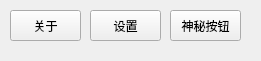
   <widget class="SimpleCardWidget" name="SimpleCardWidget_3">
    <property name="geometry">
     <rect>
      <x>0</x>
      <y>490</y>
      <width>261</width>
      <height>61</height>
     </rect>
    </property>
    <widget class="PushButton" name="pushButton">
     <property name="geometry">
      <rect>
       <x>170</x>
       <y>10</y>
       <width>71</width>
       <height>31</height>
      </rect>
     </property>
     <property name="font">
      <font>
       <family>Microsoft YaHei UI</family>
       <pointsize>9</pointsize>
       <bold>false</bold>
      </font>
     </property>
     <property name="styleSheet">
      <string notr="true">PushButton, ToolButton, ToggleButton, ToggleToolButton {
    color: black;
    background: rgba(255, 255, 255, 0.7);
    border: 1px solid rgba(0, 0, 0, 0.073);
    border-bottom: 1px solid rgba(0, 0, 0, 0.183);
    border-radius: 5px;
    /* font: 14px 'Segoe UI', 'Microsoft YaHei'; */
    padding: 5px 12px 6px 12px;
    outline: none;
}

ToolButton {
    padding: 5px 9px 6px 8px;
}

PushButton[hasIcon=false] {
    padding: 5px 5px 6px 5px;
}

PushButton[hasIcon=true] {
    padding: 5px 12px 6px 36px;
}

DropDownToolButton, PrimaryDropDownToolButton {
    padding: 5px 31px 6px 8px;
}

DropDownPushButton[hasIcon=false],
PrimaryDropDownPushButton[hasIcon=false] {
    padding: 5px 31px 6px 12px;
}

DropDownPushButton[hasIcon=true],
PrimaryDropDownPushButton[hasIcon=true] {
    padding: 5px 31px 6px 36px;
}

PushButton:hover, ToolButton:hover, ToggleButton:hover, ToggleToolButton:hover {
    background: rgba(249, 249, 249, 0.5);
}

PushButton:pressed, ToolButton:pressed, ToggleButton:pressed, ToggleToolButton:pressed {
    color: rgba(0, 0, 0, 0.63);
    background: rgba(249, 249, 249, 0.3);
    border-bottom: 1px solid rgba(0, 0, 0, 0.073);
}

PushButton:disabled, ToolButton:disabled, ToggleButton:disabled, ToggleToolButton:disabled {
    color: rgba(0, 0, 0, 0.36);
    background: rgba(249, 249, 249, 0.3);
    border: 1px solid rgba(0, 0, 0, 0.06);
    border-bottom: 1px solid rgba(0, 0, 0, 0.06);
}


PrimaryPushButton,
PrimaryToolButton,
ToggleButton:checked,
ToggleToolButton:checked {
    color: white;
    background-color: #009faa;
    border: 1px solid #00a7b3;
    border-bottom: 1px solid #007780;
}

PrimaryPushButton:hover,
PrimaryToolButton:hover,
ToggleButton:checked:hover,
ToggleToolButton:checked:hover {
    background-color: #00a7b3;
    border: 1px solid #2daab3;
    border-bottom: 1px solid #007780;
}

PrimaryPushButton:pressed,
PrimaryToolButton:pressed,
ToggleButton:checked:pressed,
ToggleToolButton:checked:pressed {
    color: rgba(255, 255, 255, 0.63);
    background-color: #3eabb3;
    border: 1px solid #3eabb3;
}

PrimaryPushButton:disabled,
PrimaryToolButton:disabled,
ToggleButton:checked:disabled,
ToggleToolButton:checked:disabled {
    color: rgba(255, 255, 255, 0.9);
    background-color: rgb(205, 205, 205);
    border: 1px solid rgb(205, 205, 205);
}

SplitDropButton,
PrimarySplitDropButton {
    border-left: none;
    border-top-left-radius: 0;
    border-bottom-left-radius: 0;
}

#splitPushButton,
#splitToolButton,
#primarySplitPushButton,
#primarySplitToolButton {
    border-top-right-radius: 0;
    border-bottom-right-radius: 0;
}

#splitPushButton:pressed,
#splitToolButton:pressed,
SplitDropButton:pressed {
    border-bottom: 1px solid rgba(0, 0, 0, 0.183);
}

PrimarySplitDropButton:pressed {
    border-bottom: 1px solid #007780;
}

#primarySplitPushButton, #primarySplitToolButton {
    border-right: 1px solid #3eabb3;
}

#primarySplitPushButton:pressed, #primarySplitToolButton:pressed {
    border-bottom: 1px solid #007780;
}

HyperlinkButton {
    /* font: 14px 'Segoe UI', 'Microsoft YaHei'; */
    padding: 6px 12px 6px 12px;
    color: #009faa;
    border: none;
    border-radius: 6px;
    background-color: transparent;
}

HyperlinkButton[hasIcon=false] {
    padding: 6px 12px 6px 12px;
}

HyperlinkButton[hasIcon=true] {
    padding: 6px 12px 6px 36px;
}

HyperlinkButton:hover {
    color: #009faa;
    background-color: rgba(0, 0, 0, 10);
    border: none;
}

HyperlinkButton:pressed {
    color: #009faa;
    background-color: rgba(0, 0, 0, 6);
    border: none;
}

HyperlinkButton:disabled {
    color: rgba(0, 0, 0, 0.43);
    background-color: transparent;
    border: none;
}


RadioButton {
    min-height: 24px;
    max-height: 24px;
    background-color: transparent;
    font: 14px 'Segoe UI', 'Microsoft YaHei', 'PingFang SC';
    color: black;
}

RadioButton::indicator {
    width: 18px;
    height: 18px;
    border-radius: 11px;
    border: 2px solid #999999;
    background-color: rgba(0, 0, 0, 5);
    margin-right: 4px;
}

RadioButton::indicator:hover {
    background-color: rgba(0, 0, 0, 0);
}

RadioButton::indicator:pressed {
    border: 2px solid #bbbbbb;
    background-color: qradialgradient(spread:pad, cx:0.5, cy:0.5, radius:0.5, fx:0.5, fy:0.5,
            stop:0 rgb(255, 255, 255),
            stop:0.5 rgb(255, 255, 255),
            stop:0.6 rgb(225, 224, 223),
            stop:1 rgb(225, 224, 223));
}

RadioButton::indicator:checked {
    height: 22px;
    width: 22px;
    border: none;
    border-radius: 11px;
    background-color: qradialgradient(spread:pad, cx:0.5, cy:0.5, radius:0.5, fx:0.5, fy:0.5,
            stop:0 rgb(255, 255, 255),
            stop:0.5 rgb(255, 255, 255),
            stop:0.6 #009faa,
            stop:1 #009faa);
}

RadioButton::indicator:checked:hover {
    background-color: qradialgradient(spread:pad, cx:0.5, cy:0.5, radius:0.5, fx:0.5, fy:0.5,
            stop:0 rgb(255, 255, 255),
            stop:0.6 rgb(255, 255, 255),
            stop:0.7 #009faa,
            stop:1 #009faa);
}

RadioButton::indicator:checked:pressed {
    background-color: qradialgradient(spread:pad, cx:0.5, cy:0.5, radius:0.5, fx:0.5, fy:0.5,
            stop:0 rgb(255, 255, 255),
            stop:0.5 rgb(255, 255, 255),
            stop:0.6 #009faa,
            stop:1 #009faa);
}

RadioButton:disabled {
    color: rgba(0, 0, 0, 110);
}

RadioButton::indicator:disabled {
    border: 2px solid #bbbbbb;
    background-color: transparent;
}

RadioButton::indicator:disabled:checked {
    border: none;
    background-color: qradialgradient(spread:pad, cx:0.5, cy:0.5, radius:0.5, fx:0.5, fy:0.5,
            stop:0 rgb(255, 255, 255),
            stop:0.5 rgb(255, 255, 255),
            stop:0.6 rgba(0, 0, 0, 0.2169),
            stop:1 rgba(0, 0, 0, 0.2169));
}

TransparentToolButton,
TransparentToggleToolButton,
TransparentDropDownToolButton,
TransparentPushButton,
TransparentDropDownPushButton,
TransparentTogglePushButton {
    background-color: transparent;
    border: none;
    border-radius: 5px;
    margin: 0;
}

TransparentToolButton:hover,
TransparentToggleToolButton:hover,
TransparentDropDownToolButton:hover,
TransparentPushButton:hover,
TransparentDropDownPushButton:hover,
TransparentTogglePushButton:hover {
    background-color: rgba(0, 0, 0, 9);
    border: none;
}

TransparentToolButton:pressed,
TransparentToggleToolButton:pressed,
TransparentDropDownToolButton:pressed,
TransparentPushButton:pressed,
TransparentDropDownPushButton:pressed,
TransparentTogglePushButton:pressed {
    background-color: rgba(0, 0, 0, 6);
    border: none;
}

TransparentToolButton:disabled,
TransparentToggleToolButton:disabled,
TransparentDropDownToolButton:disabled,
TransprentPushButton:disabled,
TransparentDropDownPushButton:disabled,
TransprentTogglePushButton:disabled {
    background-color: transparent;
    border: none;
}


PillPushButton,
PillPushButton:hover,
PillPushButton:pressed,
PillPushButton:disabled,
PillPushButton:checked,
PillPushButton:checked:hover,
PillPushButton:checked:pressed,
PillPushButton:disabled:checked,
PillToolButton,
PillToolButton:hover,
PillToolButton:pressed,
PillToolButton:disabled,
PillToolButton:checked,
PillToolButton:checked:hover,
PillToolButton:checked:pressed,
PillToolButton:disabled:checked {
    background-color: transparent;
    border: none;
}
</string>
     </property>
     <property name="text">
      <string>神秘按钮</string>
     </property>
    </widget>
    <widget class="PushButton" name="pushButton_3">
     <property name="geometry">
      <rect>
       <x>10</x>
       <y>10</y>
       <width>71</width>
       <height>31</height>
      </rect>
     </property>
     <property name="font">
      <font>
       <family>Microsoft YaHei UI</family>
       <pointsize>9</pointsize>
       <bold>false</bold>
      </font>
     </property>
     <property name="styleSheet">
      <string notr="true">PushButton, ToolButton, ToggleButton, ToggleToolButton {
    color: black;
    background: rgba(255, 255, 255, 0.7);
    border: 1px solid rgba(0, 0, 0, 0.073);
    border-bottom: 1px solid rgba(0, 0, 0, 0.183);
    border-radius: 5px;
    /* font: 14px 'Segoe UI', 'Microsoft YaHei'; */
    padding: 5px 12px 6px 12px;
    outline: none;
}

ToolButton {
    padding: 5px 9px 6px 8px;
}

PushButton[hasIcon=false] {
    padding: 5px 5px 6px 5px;
}

PushButton[hasIcon=true] {
    padding: 5px 12px 6px 36px;
}

DropDownToolButton, PrimaryDropDownToolButton {
    padding: 5px 31px 6px 8px;
}

DropDownPushButton[hasIcon=false],
PrimaryDropDownPushButton[hasIcon=false] {
    padding: 5px 31px 6px 12px;
}

DropDownPushButton[hasIcon=true],
PrimaryDropDownPushButton[hasIcon=true] {
    padding: 5px 31px 6px 36px;
}

PushButton:hover, ToolButton:hover, ToggleButton:hover, ToggleToolButton:hover {
    background: rgba(249, 249, 249, 0.5);
}

PushButton:pressed, ToolButton:pressed, ToggleButton:pressed, ToggleToolButton:pressed {
    color: rgba(0, 0, 0, 0.63);
    background: rgba(249, 249, 249, 0.3);
    border-bottom: 1px solid rgba(0, 0, 0, 0.073);
}

PushButton:disabled, ToolButton:disabled, ToggleButton:disabled, ToggleToolButton:disabled {
    color: rgba(0, 0, 0, 0.36);
    background: rgba(249, 249, 249, 0.3);
    border: 1px solid rgba(0, 0, 0, 0.06);
    border-bottom: 1px solid rgba(0, 0, 0, 0.06);
}


PrimaryPushButton,
PrimaryToolButton,
ToggleButton:checked,
ToggleToolButton:checked {
    color: white;
    background-color: #009faa;
    border: 1px solid #00a7b3;
    border-bottom: 1px solid #007780;
}

PrimaryPushButton:hover,
PrimaryToolButton:hover,
ToggleButton:checked:hover,
ToggleToolButton:checked:hover {
    background-color: #00a7b3;
    border: 1px solid #2daab3;
    border-bottom: 1px solid #007780;
}

PrimaryPushButton:pressed,
PrimaryToolButton:pressed,
ToggleButton:checked:pressed,
ToggleToolButton:checked:pressed {
    color: rgba(255, 255, 255, 0.63);
    background-color: #3eabb3;
    border: 1px solid #3eabb3;
}

PrimaryPushButton:disabled,
PrimaryToolButton:disabled,
ToggleButton:checked:disabled,
ToggleToolButton:checked:disabled {
    color: rgba(255, 255, 255, 0.9);
    background-color: rgb(205, 205, 205);
    border: 1px solid rgb(205, 205, 205);
}

SplitDropButton,
PrimarySplitDropButton {
    border-left: none;
    border-top-left-radius: 0;
    border-bottom-left-radius: 0;
}

#splitPushButton,
#splitToolButton,
#primarySplitPushButton,
#primarySplitToolButton {
    border-top-right-radius: 0;
    border-bottom-right-radius: 0;
}

#splitPushButton:pressed,
#splitToolButton:pressed,
SplitDropButton:pressed {
    border-bottom: 1px solid rgba(0, 0, 0, 0.183);
}

PrimarySplitDropButton:pressed {
    border-bottom: 1px solid #007780;
}

#primarySplitPushButton, #primarySplitToolButton {
    border-right: 1px solid #3eabb3;
}

#primarySplitPushButton:pressed, #primarySplitToolButton:pressed {
    border-bottom: 1px solid #007780;
}

HyperlinkButton {
    /* font: 14px 'Segoe UI', 'Microsoft YaHei'; */
    padding: 6px 12px 6px 12px;
    color: #009faa;
    border: none;
    border-radius: 6px;
    background-color: transparent;
}

HyperlinkButton[hasIcon=false] {
    padding: 6px 12px 6px 12px;
}

HyperlinkButton[hasIcon=true] {
    padding: 6px 12px 6px 36px;
}

HyperlinkButton:hover {
    color: #009faa;
    background-color: rgba(0, 0, 0, 10);
    border: none;
}

HyperlinkButton:pressed {
    color: #009faa;
    background-color: rgba(0, 0, 0, 6);
    border: none;
}

HyperlinkButton:disabled {
    color: rgba(0, 0, 0, 0.43);
    background-color: transparent;
    border: none;
}


RadioButton {
    min-height: 24px;
    max-height: 24px;
    background-color: transparent;
    font: 14px 'Segoe UI', 'Microsoft YaHei', 'PingFang SC';
    color: black;
}

RadioButton::indicator {
    width: 18px;
    height: 18px;
    border-radius: 11px;
    border: 2px solid #999999;
    background-color: rgba(0, 0, 0, 5);
    margin-right: 4px;
}

RadioButton::indicator:hover {
    background-color: rgba(0, 0, 0, 0);
}

RadioButton::indicator:pressed {
    border: 2px solid #bbbbbb;
    background-color: qradialgradient(spread:pad, cx:0.5, cy:0.5, radius:0.5, fx:0.5, fy:0.5,
            stop:0 rgb(255, 255, 255),
            stop:0.5 rgb(255, 255, 255),
            stop:0.6 rgb(225, 224, 223),
            stop:1 rgb(225, 224, 223));
}

RadioButton::indicator:checked {
    height: 22px;
    width: 22px;
    border: none;
    border-radius: 11px;
    background-color: qradialgradient(spread:pad, cx:0.5, cy:0.5, radius:0.5, fx:0.5, fy:0.5,
            stop:0 rgb(255, 255, 255),
            stop:0.5 rgb(255, 255, 255),
            stop:0.6 #009faa,
            stop:1 #009faa);
}

RadioButton::indicator:checked:hover {
    background-color: qradialgradient(spread:pad, cx:0.5, cy:0.5, radius:0.5, fx:0.5, fy:0.5,
            stop:0 rgb(255, 255, 255),
            stop:0.6 rgb(255, 255, 255),
            stop:0.7 #009faa,
            stop:1 #009faa);
}

RadioButton::indicator:checked:pressed {
    background-color: qradialgradient(spread:pad, cx:0.5, cy:0.5, radius:0.5, fx:0.5, fy:0.5,
            stop:0 rgb(255, 255, 255),
            stop:0.5 rgb(255, 255, 255),
            stop:0.6 #009faa,
            stop:1 #009faa);
}

RadioButton:disabled {
    color: rgba(0, 0, 0, 110);
}

RadioButton::indicator:disabled {
    border: 2px solid #bbbbbb;
    background-color: transparent;
}

RadioButton::indicator:disabled:checked {
    border: none;
    background-color: qradialgradient(spread:pad, cx:0.5, cy:0.5, radius:0.5, fx:0.5, fy:0.5,
            stop:0 rgb(255, 255, 255),
            stop:0.5 rgb(255, 255, 255),
            stop:0.6 rgba(0, 0, 0, 0.2169),
            stop:1 rgba(0, 0, 0, 0.2169));
}

TransparentToolButton,
TransparentToggleToolButton,
TransparentDropDownToolButton,
TransparentPushButton,
TransparentDropDownPushButton,
TransparentTogglePushButton {
    background-color: transparent;
    border: none;
    border-radius: 5px;
    margin: 0;
}

TransparentToolButton:hover,
TransparentToggleToolButton:hover,
TransparentDropDownToolButton:hover,
TransparentPushButton:hover,
TransparentDropDownPushButton:hover,
TransparentTogglePushButton:hover {
    background-color: rgba(0, 0, 0, 9);
    border: none;
}

TransparentToolButton:pressed,
TransparentToggleToolButton:pressed,
TransparentDropDownToolButton:pressed,
TransparentPushButton:pressed,
TransparentDropDownPushButton:pressed,
TransparentTogglePushButton:pressed {
    background-color: rgba(0, 0, 0, 6);
    border: none;
}

TransparentToolButton:disabled,
TransparentToggleToolButton:disabled,
TransparentDropDownToolButton:disabled,
TransprentPushButton:disabled,
TransparentDropDownPushButton:disabled,
TransprentTogglePushButton:disabled {
    background-color: transparent;
    border: none;
}


PillPushButton,
PillPushButton:hover,
PillPushButton:pressed,
PillPushButton:disabled,
PillPushButton:checked,
PillPushButton:checked:hover,
PillPushButton:checked:pressed,
PillPushButton:disabled:checked,
PillToolButton,
PillToolButton:hover,
PillToolButton:pressed,
PillToolButton:disabled,
PillToolButton:checked,
PillToolButton:checked:hover,
PillToolButton:checked:pressed,
PillToolButton:disabled:checked {
    background-color: transparent;
    border: none;
}
</string>
     </property>
     <property name="text">
      <string>关于</string>
     </property>
    </widget>
    <widget class="PushButton" name="pushButton_4">
     <property name="geometry">
      <rect>
       <x>90</x>
       <y>10</y>
       <width>71</width>
       <height>31</height>
      </rect>
     </property>
     <property name="font">
      <font>
       <family>Microsoft YaHei UI</family>
       <pointsize>9</pointsize>
       <bold>false</bold>
      </font>
     </property>
     <property name="styleSheet">
      <string notr="true">PushButton, ToolButton, ToggleButton, ToggleToolButton {
    color: black;
    background: rgba(255, 255, 255, 0.7);
    border: 1px solid rgba(0, 0, 0, 0.073);
    border-bottom: 1px solid rgba(0, 0, 0, 0.183);
    border-radius: 5px;
    /* font: 14px 'Segoe UI', 'Microsoft YaHei'; */
    padding: 5px 12px 6px 12px;
    outline: none;
}

ToolButton {
    padding: 5px 9px 6px 8px;
}

PushButton[hasIcon=false] {
    padding: 5px 5px 6px 5px;
}

PushButton[hasIcon=true] {
    padding: 5px 12px 6px 36px;
}

DropDownToolButton, PrimaryDropDownToolButton {
    padding: 5px 31px 6px 8px;
}

DropDownPushButton[hasIcon=false],
PrimaryDropDownPushButton[hasIcon=false] {
    padding: 5px 31px 6px 12px;
}

DropDownPushButton[hasIcon=true],
PrimaryDropDownPushButton[hasIcon=true] {
    padding: 5px 31px 6px 36px;
}

PushButton:hover, ToolButton:hover, ToggleButton:hover, ToggleToolButton:hover {
    background: rgba(249, 249, 249, 0.5);
}

PushButton:pressed, ToolButton:pressed, ToggleButton:pressed, ToggleToolButton:pressed {
    color: rgba(0, 0, 0, 0.63);
    background: rgba(249, 249, 249, 0.3);
    border-bottom: 1px solid rgba(0, 0, 0, 0.073);
}

PushButton:disabled, ToolButton:disabled, ToggleButton:disabled, ToggleToolButton:disabled {
    color: rgba(0, 0, 0, 0.36);
    background: rgba(249, 249, 249, 0.3);
    border: 1px solid rgba(0, 0, 0, 0.06);
    border-bottom: 1px solid rgba(0, 0, 0, 0.06);
}


PrimaryPushButton,
PrimaryToolButton,
ToggleButton:checked,
ToggleToolButton:checked {
    color: white;
    background-color: #009faa;
    border: 1px solid #00a7b3;
    border-bottom: 1px solid #007780;
}

PrimaryPushButton:hover,
PrimaryToolButton:hover,
ToggleButton:checked:hover,
ToggleToolButton:checked:hover {
    background-color: #00a7b3;
    border: 1px solid #2daab3;
    border-bottom: 1px solid #007780;
}

PrimaryPushButton:pressed,
PrimaryToolButton:pressed,
ToggleButton:checked:pressed,
ToggleToolButton:checked:pressed {
    color: rgba(255, 255, 255, 0.63);
    background-color: #3eabb3;
    border: 1px solid #3eabb3;
}

PrimaryPushButton:disabled,
PrimaryToolButton:disabled,
ToggleButton:checked:disabled,
ToggleToolButton:checked:disabled {
    color: rgba(255, 255, 255, 0.9);
    background-color: rgb(205, 205, 205);
    border: 1px solid rgb(205, 205, 205);
}

SplitDropButton,
PrimarySplitDropButton {
    border-left: none;
    border-top-left-radius: 0;
    border-bottom-left-radius: 0;
}

#splitPushButton,
#splitToolButton,
#primarySplitPushButton,
#primarySplitToolButton {
    border-top-right-radius: 0;
    border-bottom-right-radius: 0;
}

#splitPushButton:pressed,
#splitToolButton:pressed,
SplitDropButton:pressed {
    border-bottom: 1px solid rgba(0, 0, 0, 0.183);
}

PrimarySplitDropButton:pressed {
    border-bottom: 1px solid #007780;
}

#primarySplitPushButton, #primarySplitToolButton {
    border-right: 1px solid #3eabb3;
}

#primarySplitPushButton:pressed, #primarySplitToolButton:pressed {
    border-bottom: 1px solid #007780;
}

HyperlinkButton {
    /* font: 14px 'Segoe UI', 'Microsoft YaHei'; */
    padding: 6px 12px 6px 12px;
    color: #009faa;
    border: none;
    border-radius: 6px;
    background-color: transparent;
}

HyperlinkButton[hasIcon=false] {
    padding: 6px 12px 6px 12px;
}

HyperlinkButton[hasIcon=true] {
    padding: 6px 12px 6px 36px;
}

HyperlinkButton:hover {
    color: #009faa;
    background-color: rgba(0, 0, 0, 10);
    border: none;
}

HyperlinkButton:pressed {
    color: #009faa;
    background-color: rgba(0, 0, 0, 6);
    border: none;
}

HyperlinkButton:disabled {
    color: rgba(0, 0, 0, 0.43);
    background-color: transparent;
    border: none;
}


RadioButton {
    min-height: 24px;
    max-height: 24px;
    background-color: transparent;
    font: 14px 'Segoe UI', 'Microsoft YaHei', 'PingFang SC';
    color: black;
}

RadioButton::indicator {
    width: 18px;
    height: 18px;
    border-radius: 11px;
    border: 2px solid #999999;
    background-color: rgba(0, 0, 0, 5);
    margin-right: 4px;
}

RadioButton::indicator:hover {
    background-color: rgba(0, 0, 0, 0);
}

RadioButton::indicator:pressed {
    border: 2px solid #bbbbbb;
    background-color: qradialgradient(spread:pad, cx:0.5, cy:0.5, radius:0.5, fx:0.5, fy:0.5,
            stop:0 rgb(255, 255, 255),
            stop:0.5 rgb(255, 255, 255),
            stop:0.6 rgb(225, 224, 223),
            stop:1 rgb(225, 224, 223));
}

RadioButton::indicator:checked {
    height: 22px;
    width: 22px;
    border: none;
    border-radius: 11px;
    background-color: qradialgradient(spread:pad, cx:0.5, cy:0.5, radius:0.5, fx:0.5, fy:0.5,
            stop:0 rgb(255, 255, 255),
            stop:0.5 rgb(255, 255, 255),
            stop:0.6 #009faa,
            stop:1 #009faa);
}

RadioButton::indicator:checked:hover {
    background-color: qradialgradient(spread:pad, cx:0.5, cy:0.5, radius:0.5, fx:0.5, fy:0.5,
            stop:0 rgb(255, 255, 255),
            stop:0.6 rgb(255, 255, 255),
            stop:0.7 #009faa,
            stop:1 #009faa);
}

RadioButton::indicator:checked:pressed {
    background-color: qradialgradient(spread:pad, cx:0.5, cy:0.5, radius:0.5, fx:0.5, fy:0.5,
            stop:0 rgb(255, 255, 255),
            stop:0.5 rgb(255, 255, 255),
            stop:0.6 #009faa,
            stop:1 #009faa);
}

RadioButton:disabled {
    color: rgba(0, 0, 0, 110);
}

RadioButton::indicator:disabled {
    border: 2px solid #bbbbbb;
    background-color: transparent;
}

RadioButton::indicator:disabled:checked {
    border: none;
    background-color: qradialgradient(spread:pad, cx:0.5, cy:0.5, radius:0.5, fx:0.5, fy:0.5,
            stop:0 rgb(255, 255, 255),
            stop:0.5 rgb(255, 255, 255),
            stop:0.6 rgba(0, 0, 0, 0.2169),
            stop:1 rgba(0, 0, 0, 0.2169));
}

TransparentToolButton,
TransparentToggleToolButton,
TransparentDropDownToolButton,
TransparentPushButton,
TransparentDropDownPushButton,
TransparentTogglePushButton {
    background-color: transparent;
    border: none;
    border-radius: 5px;
    margin: 0;
}

TransparentToolButton:hover,
TransparentToggleToolButton:hover,
TransparentDropDownToolButton:hover,
TransparentPushButton:hover,
TransparentDropDownPushButton:hover,
TransparentTogglePushButton:hover {
    background-color: rgba(0, 0, 0, 9);
    border: none;
}

TransparentToolButton:pressed,
TransparentToggleToolButton:pressed,
TransparentDropDownToolButton:pressed,
TransparentPushButton:pressed,
TransparentDropDownPushButton:pressed,
TransparentTogglePushButton:pressed {
    background-color: rgba(0, 0, 0, 6);
    border: none;
}

TransparentToolButton:disabled,
TransparentToggleToolButton:disabled,
TransparentDropDownToolButton:disabled,
TransprentPushButton:disabled,
TransparentDropDownPushButton:disabled,
TransprentTogglePushButton:disabled {
    background-color: transparent;
    border: none;
}


PillPushButton,
PillPushButton:hover,
PillPushButton:pressed,
PillPushButton:disabled,
PillPushButton:checked,
PillPushButton:checked:hover,
PillPushButton:checked:pressed,
PillPushButton:disabled:checked,
PillToolButton,
PillToolButton:hover,
PillToolButton:pressed,
PillToolButton:disabled,
PillToolButton:checked,
PillToolButton:checked:hover,
PillToolButton:checked:pressed,
PillToolButton:disabled:checked {
    background-color: transparent;
    border: none;
}
</string>
     </property>
     <property name="text">
      <string>设置</string>
     </property>
    </widget>
   </widget>
